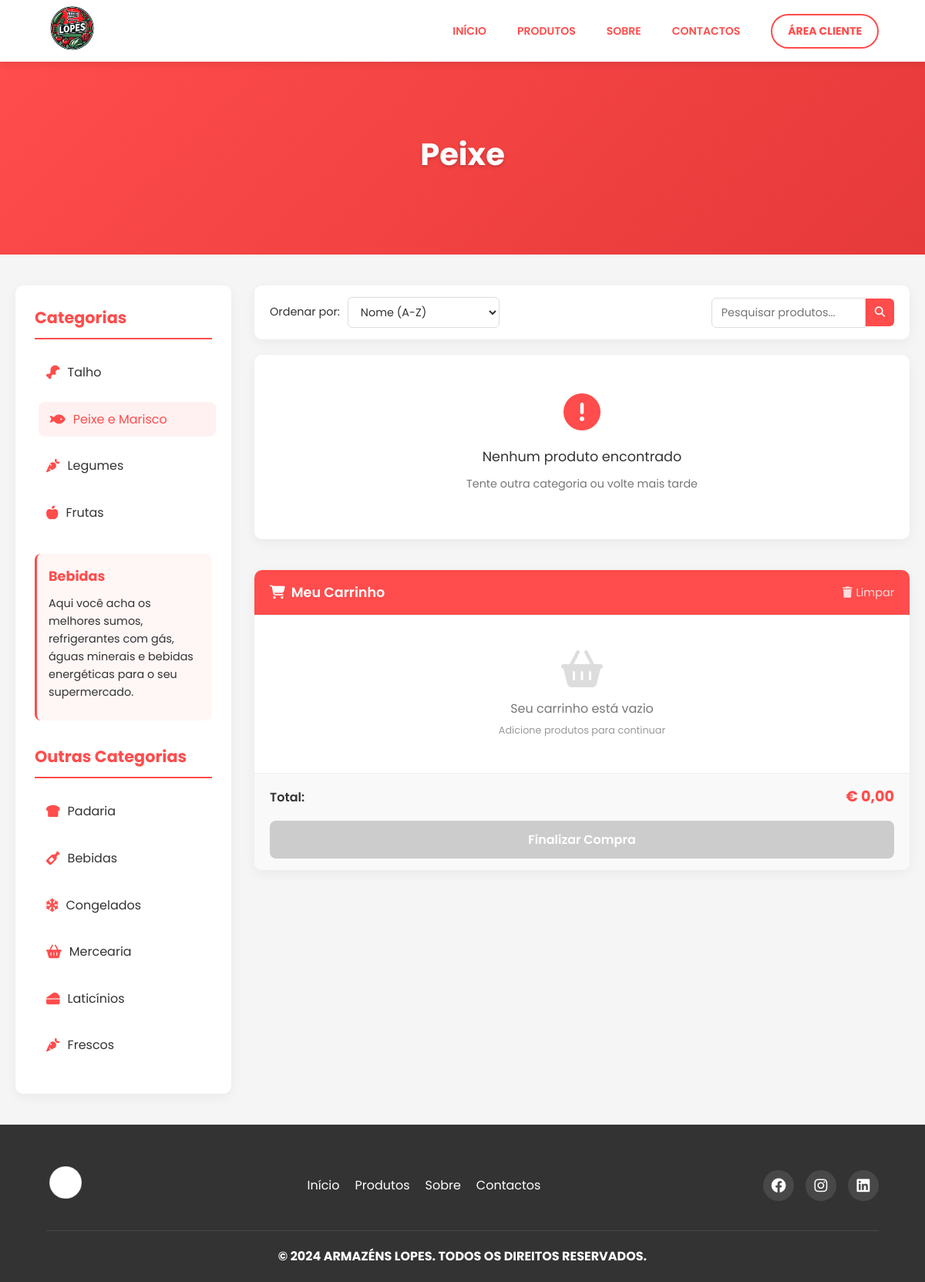
The app's page /produtos/frescos/frescos2.php (signed in), older data.
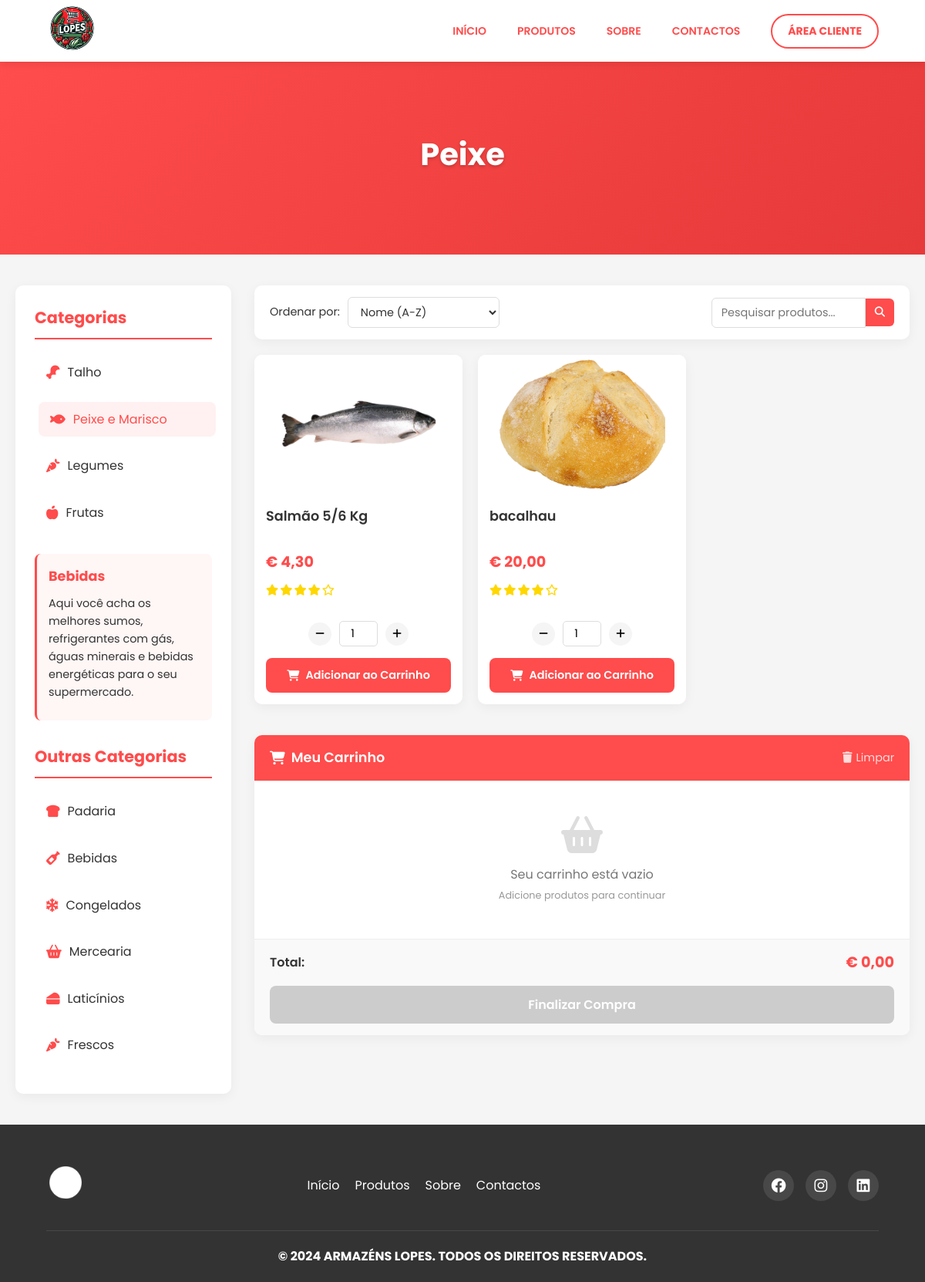
The same page, newer data.
### tables this page shows
CREATE TABLE IF NOT EXISTS `produtos` (
  `id` int(11) NOT NULL AUTO_INCREMENT,
  `nome` varchar(100) NOT NULL,
  `descricao` text DEFAULT NULL,
  `preco` decimal(10,2) NOT NULL,
  `imagem` varchar(255) DEFAULT NULL,
  `categoria` varchar(50) DEFAULT NULL,
  PRIMARY KEY (`id`)
);

### produtos/frescos/frescos2.php (the view, shortened to what the changed rows need)
<?php
include('../db_connect.php');
$categoria = "peixe";
$sql = "SELECT * FROM produtos WHERE categoria = '$categoria'";
$result = $conn->query($sql);
?>
<!DOCTYPE html>
<html lang="pt-PT">
<head>
    <link rel="stylesheet" href="../styles/style.css">
    <link rel="stylesheet" href="https://cdnjs.cloudflare.com/ajax/libs/font-awesome/6.4.0/css/all.min.css">
</head>
<body>
    <div class="page-banner">
        <div class="banner-content">
            <h1>Peixe</h1>
        </div>
    </div>
    <main>
        <div class="main-container">
            <div class="content-wrapper">
                <div class="product-container">
                    <?php
                    if ($result->num_rows > 0) {
                        while ($row = $result->fetch_assoc()) {
                            echo "<div class='product' data-id='" . $row["id"] . "' data-name='" . $row["nome"] . "' data-price='" . $row["preco"] . "'>";
                            echo "<div class='img-container'>";
                            echo "<img src='" . $row["imagem"] . "' alt='" . $row["nome"] . "'>";
                            echo "</div>";
                            echo "<div class='product-info'>";
                            echo "<h4>" . $row["nome"] . "</h4>";
                            echo "<p class='price'>€ " . number_format($row["preco"], 2, ',', '.') . "</p>";
                            echo "<div class='product-rating'>";
                            echo "<i class='fas fa-star'></i>";
                            echo "<i class='fas fa-star'></i>";
                            echo "<i class='fas fa-star'></i>";
                            echo "<i class='fas fa-star'></i>";
                            echo "<i class='far fa-star'></i>";
                            echo "<span>(4.0)</span>";
                            echo "</div>";
                            echo "</div>";
                            echo "<div class='quantity'>";
                            echo "<button class='btn-minus' data-id='" . $row["id"] . "'><i class='fas fa-minus'></i></button>";
                            echo "<input type='number' value='1' min='1' class='quantity-input' id='qty-" . $row["id"] . "' />";
                            echo "<button class='btn-plus' data-id='" . $row["id"] . "'><i class='fas fa-plus'></i></button>";
                            echo "</div>";
                            echo "<button class='btn-order' data-id='" . $row["id"] . "' data-name='" . $row["nome"] . "' data-price='" . $row["preco"] . "' data-image='" . $row["imagem"] . "'>";
                            echo "<i class='fas fa-shopping-cart'></i> Adicionar ao Carrinho</button>";
                            echo "</div>";
                        }
                    } else {
                        echo "<div class='no-products'>";
                        echo "<i class='fas fa-exclamation-circle'></i>";
                        echo "<p>Nenhum produto encontrado</p>";
                        echo "<p>Tente outra categoria ou volte mais tarde</p>";
                        echo "</div>";
                    }
                    ?>
                </div>
            </div>
        </div>
    </main>
</body>
</html>

Row changes from the older to the newer data that the page shows:
added produtos: imagem (picture), nome "Salmão 5/6 Kg", preco "4,30"
added produtos: imagem (picture), nome "bacalhau", preco "20,00"
Text that changed along with them:
text no longer shown: "Nenhum produto encontrado Tente outra categoria ou volte mais tarde"
